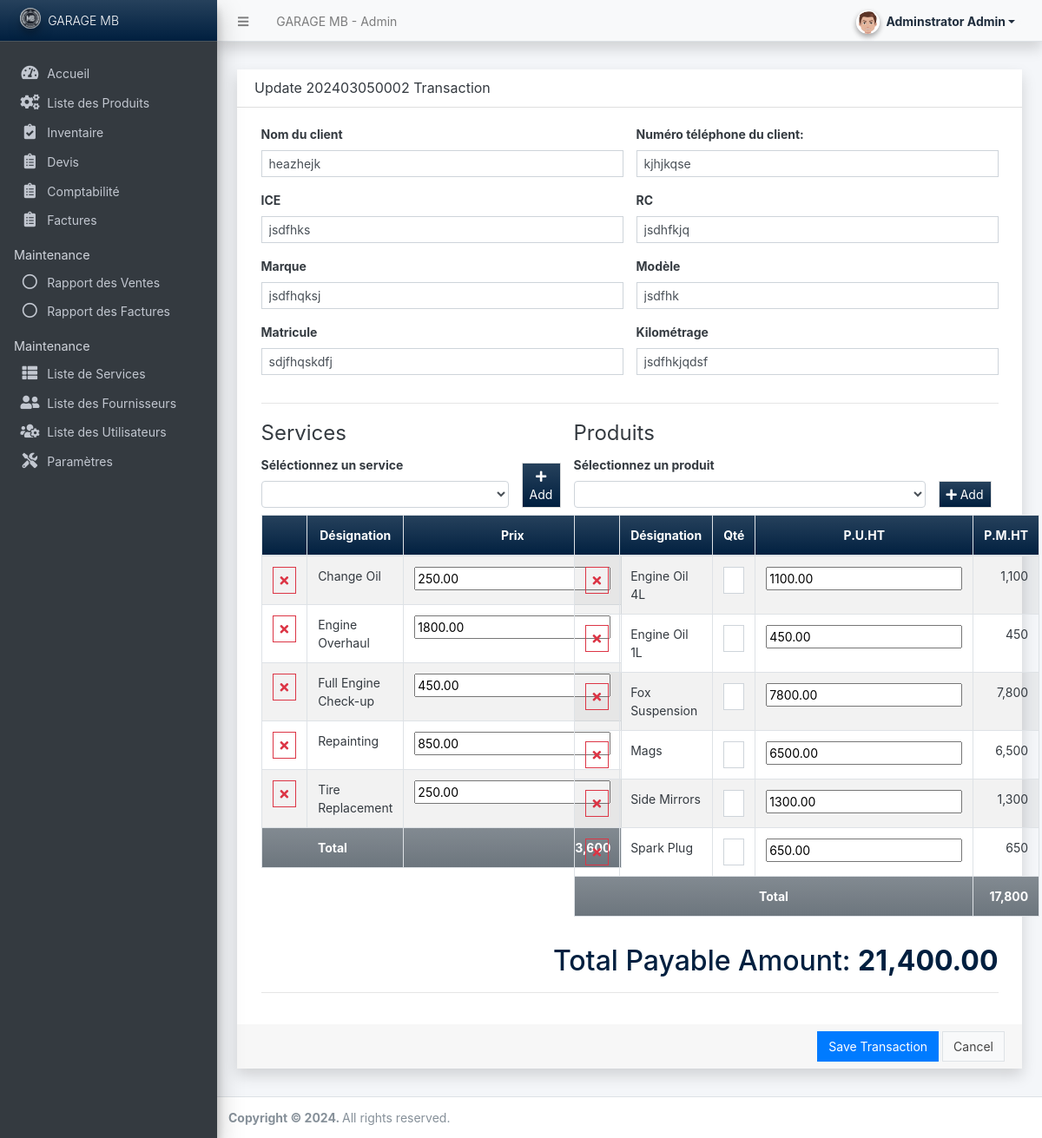
Page /admin/?page=transactions/manage_transaction&id=9 (signed in) on the committed database.
### tables this page shows
CREATE TABLE `transaction_services` (
  `transaction_id` int(30) NOT NULL,
  `service_id` int(30) NOT NULL,
  `price` float(15,2) NOT NULL DEFAULT 0.00
);

CREATE TABLE `service_list` (
  `id` int(30) NOT NULL,
  `name` text NOT NULL,
  `description` text NOT NULL,
  `price` float(15,2) NOT NULL DEFAULT 0.00,
  `status` tinyint(1) NOT NULL DEFAULT 1,
  `delete_flag` tinyint(1) NOT NULL DEFAULT 0,
  `date_created` datetime NOT NULL DEFAULT current_timestamp(),
  `date_updated` datetime NOT NULL DEFAULT current_timestamp() ON UPDATE current_timestamp()
);

CREATE TABLE `transaction_products` (
  `transaction_id` int(30) NOT NULL,
  `product_id` int(30) NOT NULL,
  `qty` int(11) NOT NULL DEFAULT 0,
  `price` float(15,2) NOT NULL DEFAULT 0.00
);

CREATE TABLE `product_list` (
  `id` int(30) NOT NULL,
  `name` text NOT NULL,
  `description` text NOT NULL,
  `price` float(15,2) NOT NULL DEFAULT 0.00,
  `image_path` text NOT NULL,
  `status` tinyint(1) NOT NULL DEFAULT 1,
  `delete_flag` tinyint(1) NOT NULL DEFAULT 0,
  `date_created` datetime NOT NULL DEFAULT current_timestamp(),
  `date_updated` datetime NOT NULL DEFAULT current_timestamp() ON UPDATE current_timestamp()
);

### admin/transactions/manage_transaction.php (the view, shortened to what the rows shown need)
<div class="content py-3">
    <div class="container-fluid">
        <div class="card card-outline card-outline rounded-0 shadow blur">
            <div class="card-body">
                <div class="container-fluid">
                    <form action="" id="transaction-form">
                        <div class="row">
                            <div class="col-lg-5 col-md-5 col-sm-12 col-xs-12">
                                <fieldset>
                                    <table class="table table-striped table-bordered" id="service-list">
                                        <colgroup>
                                        </colgroup>
                                        <thead>
                                            <tr class="bg-gradient-navy">
                                                <th class="text-center"></th>
                                                <th class="text-center">Désignation</th>
                                                <th class="text-center">Prix</th>
                                            </tr>
                                        </thead>
                                        <tbody>
                                            <?php
                                            $service_amount = 0;
                                            if(isset($id)):
                                            $ts_qry = $conn->query("SELECT ts.*, s.name as `service` FROM `transaction_services` ts inner join `service_list` s on ts.service_id = s.id where ts.`transaction_id` = '{$id}' ");
                                            while($row = $ts_qry->fetch_assoc()):
                                                $service_amount += $row['price'];
                                            ?>
                                            <tr>
                                                <td class="text-center">
                                                    <button class="btn btn-outline-danger btn-sm rounded-0 rem-service" type="button"><i class="fa fa-times"></i></button>
                                                </td>
                                                <td>
                                                    <span class="service_name"><?= $row['service'] ?></span>
                                                </td>
                                                <td class="text-right service_price">
                                                    <input type="number" id="service_price[]" name="service_price[]" value="<?= $row['price'] ?>">
                                                </td>
                                            </tr>
                                            <?php endwhile; ?>
                                            <?php endif; ?>
                                        </tbody>
                                        <tfoot>
                                            <tr class="bg-gradient-secondary">
                                                <th colspan="2" class="text-center">Total</th>
                                                <th class="text-right" id="service_total"><?= isset($service_amount) ? format_num($service_amount): 0 ?></th>
                                            </tr>
                                        </tfoot>
                                    </table>
                                </fieldset>
                            </div>
                            <div class="col-lg-7 col-md-7 col-sm-12 col-xs-12">
                                <fieldset>
                                    <table class="table table-striped table-bordered" id="product-list">
                                        <colgroup>
                                        </colgroup>
                                        <thead>
                                            <tr class="bg-gradient-navy">
                                                <th class="text-center"></th>
                                                <th class="text-center">Désignation</th>
                                                <th class="text-center">Qté</th>
                                                <th class="text-center">P.U.HT</th>
                                                <th class="text-center">P.M.HT</th>
                                            </tr>
                                        </thead>
                                        <tbody>
                                        <?php
                                            $product_total = 0;
                                            if(isset($id)):
                                            $tp_qry = $conn->query("SELECT tp.*, p.name as `product` FROM `transaction_products` tp inner join `product_list` p on tp.product_id = p.id where tp.`transaction_id` = '{$id}' ");
                                            while($row = $tp_qry->fetch_assoc()):
                                                $product_total += ($row['price'] * $row['qty']);
                                        ?>
                                            <tr>
                                                <td class="text-center">
                                                    <button class="btn btn-outline-danger btn-sm rounded-0 rem-product" type="button"><i class="fa fa-times"></i></button>
                                                </td>
                                                <td>
                                                    <span class="product_name"><?= $row['product'] ?></span>
                                                </td>
                                                <td class=""><input type="number" min="1" class="form-control form-control-sm rounded-0 text-right" name="product_qty[]" value="<?= $row['qty'] ?>"></td>
                                                <td class="">
                                                    <input type="number" name="product_price[]" value="<?= $row['price'] ?>">
                                                </td>
                                                <td class="text-right product_total"><?= format_num($row['price'] * $row['qty']) ?></td>
                                            </tr>
                                        <?php endwhile; ?>
                                        <?php endif; ?>
                                        </tbody>
                                        <tfoot>
                                            <tr class="bg-gradient-secondary">
                                                <th colspan="4" class="text-center">Total</th>
                                                <th class="text-right" id="product_total"><?= isset($product_total) ? format_num($product_total): 0 ?></th>
                                            </tr>
                                        </tfoot>
                                    </table>
                                </fieldset>
                            </div>
                        </div>
                        <h2 class="text-navy text-right">Total Payable Amount: <b id="amount"><?= isset($amount) ? format_num($amount) : "0.00" ?></b></h2>
                    </form>
                </div>
            </div>
        </div>
    </div>
</div>

### rows in the picture
transaction_services: service.name "Change Oil", price "250.00"
transaction_services: service.name "Engine Overhaul", price "1800.00"
transaction_services: service.name "Full Engine Check-up", price "450.00"
transaction_services: service.name "Repainting", price "850.00"
transaction_services: service.name "Tire Replacement", price "250.00"
transaction_products: product.name "Engine Oil 4L", qty "1", price "1100.00", format_num($row['price'] * $row['qty']) "1,100"
transaction_products: product.name "Engine Oil 1L", qty "1", price "450.00", format_num($row['price'] * $row['qty']) "450"
transaction_products: product.name "Fox Suspension", qty "1", price "7800.00", format_num($row['price'] * $row['qty']) "7,800"
transaction_products: product.name "Mags", qty "1", price "6500.00", format_num($row['price'] * $row['qty']) "6,500"
transaction_products: product.name "Side Mirrors", qty "1", price "1300.00", format_num($row['price'] * $row['qty']) "1,300"
transaction_products: product.name "Spark Plug", qty "1", price "650.00", format_num($row['price'] * $row['qty']) "650"

### other values in the picture
$_settings->info('name') "GARAGE MB"
$_settings->userdata('firstname').' '.$_settings->userdata('lastname') "Adminstrator Admin"
$_settings->info('short_name') "GARAGE MB"
$code "202403050002"
format_num($service_amount) "3,600"
format_num($product_total) "17,800"
format_num($amount) "21,400.00"
